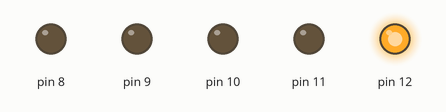
Recording of a sketch running on a simulated Arduino Uno, built with avr-gcc and run on an emulated ATmega328P. Parts: output pins drawn as LEDs (lit = HIGH).

Above: at 0.05 s.
At 0.25 s:
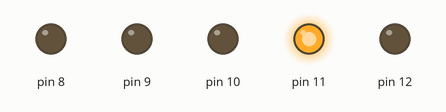
At 0.65 s:
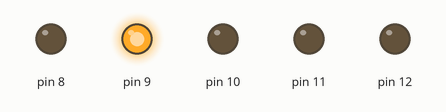
At 0.75 s:
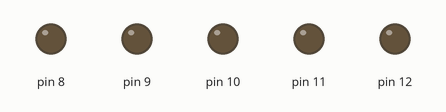
At 1.45 s:
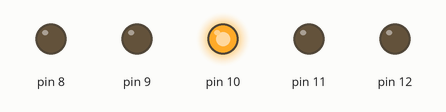
At 2.85 s:
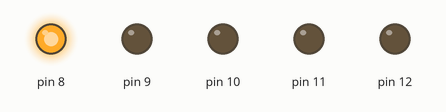
Timing chart, 0 to 3.1 s (numbered marks = the images above):
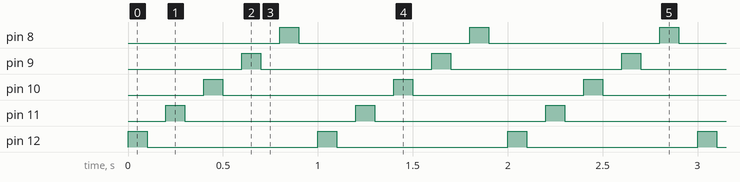

The sketch:

sketch_FOR.ino
```cpp
int time=100;
int pin;
void setup()
{
  for(pin=12;pin>=8;pin--)
  {
    pinMode(pin,OUTPUT);
  }
}
void loop()
{
   for(pin=12;pin>=8;pin--)
  {
    digitalWrite(pin,HIGH);
    delay(time);
    digitalWrite(pin,LOW);
    delay(time);
  }
}
```

Measured:
- by itself, pin 8–12: alternates HIGH for 0.10 s and LOW for 0.90 s
- by itself, everything shown: repeats every 1.0 s, in 10 steps
